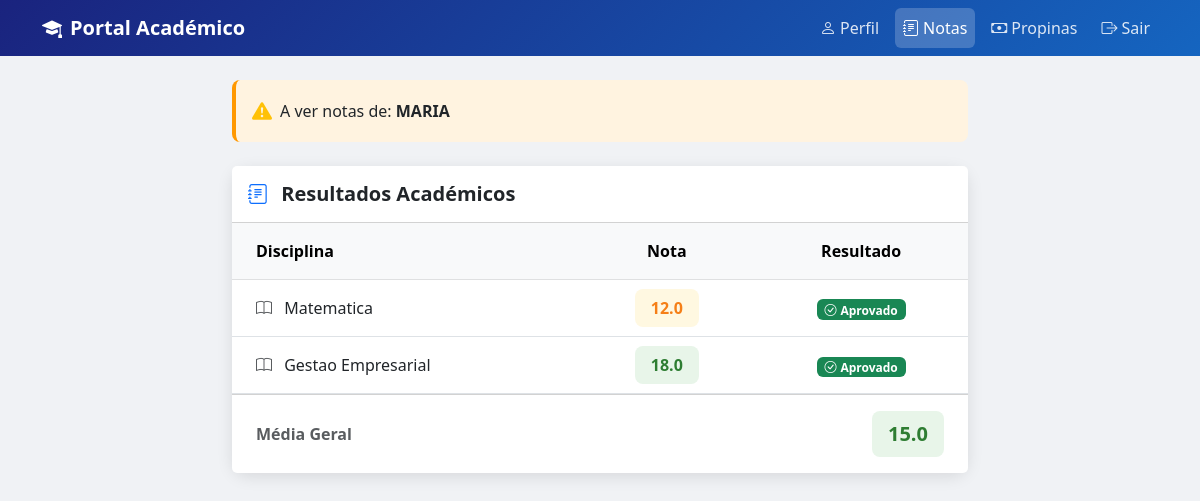
Page /notas (signed in) on the committed database.
### tables this page shows
CREATE TABLE alunos (
            id INTEGER PRIMARY KEY AUTOINCREMENT,
            nome TEXT NOT NULL,
            email TEXT NOT NULL,
            senha TEXT NOT NULL,
            curso TEXT NOT NULL,
            ano INTEGER NOT NULL
        );

CREATE TABLE notas (
            id INTEGER PRIMARY KEY AUTOINCREMENT,
            aluno_id INTEGER NOT NULL,
            disciplina TEXT NOT NULL,
            nota REAL NOT NULL
        );

### app.py (the view)
@app.route('/notas')
def notas():
    if 'aluno_id' not in session:
        return redirect(url_for('login'))
    aluno_id = request.args.get('aluno_id', session['aluno_id'])
    if int(aluno_id) != int(session['aluno_id']):
        return "Acesso negado. Não tens permissão para ver estes dados.", 403
    conn = get_db()
    cursor = conn.cursor()
    cursor.execute("SELECT * FROM notas WHERE aluno_id = ?", (aluno_id,))
    notas = cursor.fetchall()
    cursor.execute("SELECT nome FROM alunos WHERE id = ?", (aluno_id,))
    aluno = cursor.fetchone()
    conn.close()
    return render_template('notas.html', notas=notas, aluno=aluno)

### app.py (called while the page is built)
@app.after_request
def adicionar_headers(response):
    response.headers['X-Frame-Options'] = 'DENY'
    response.headers['X-Content-Type-Options'] = 'nosniff'
    response.headers['Content-Security-Policy'] = "default-src 'self' https://cdn.jsdelivr.net https://cdnjs.cloudflare.com; style-src 'self' 'unsafe-inline' https://cdn.jsdelivr.net; script-src 'self' 'unsafe-inline' https://cdn.jsdelivr.net; font-src 'self' https://cdn.jsdelivr.net"
    return response

def get_db():
    conn = sqlite3.connect('portal.db')
    conn.row_factory = sqlite3.Row
    return conn

### templates/notas.html (shortened to what this page needs)
<!DOCTYPE html>
<html lang="pt">
<head>
    <link href="https://cdn.jsdelivr.net/npm/bootstrap@5.3.0/dist/css/bootstrap.min.css" rel="stylesheet">
    <link href="https://cdn.jsdelivr.net/npm/bootstrap-icons@1.10.5/font/bootstrap-icons.css" rel="stylesheet">
</head>
<body>
    <nav class="navbar navbar-expand-lg navbar-dark mb-4">
        <div class="container">
            <a class="navbar-brand fw-bold" href="#">
                <i class="bi bi-mortarboard-fill me-2"></i>Portal Académico
            </a>
            <div class="navbar-nav ms-auto d-flex flex-row gap-2">
                <a class="nav-link nav-link-custom" href="/perfil">
                    <i class="bi bi-person me-1"></i>Perfil
                </a>
                <a class="nav-link nav-link-custom active" href="/notas">
                    <i class="bi bi-journal-text me-1"></i>Notas
                </a>
                <a class="nav-link nav-link-custom" href="/propinas">
                    <i class="bi bi-cash me-1"></i>Propinas
                </a>
                <a class="nav-link nav-link-custom" href="/logout">
                    <i class="bi bi-box-arrow-right me-1"></i>Sair
                </a>
            </div>
        </div>
    </nav>
    <div class="container">
        <div class="row justify-content-center">
            <div class="col-md-8">
                {% if aluno and aluno['nome'] %}
                <div class="aluno-alerta p-3 mb-4 d-flex align-items-center">
                    <i class="bi bi-exclamation-triangle-fill text-warning me-2 fs-5"></i>
                    <span>A ver notas de: <strong>{{ aluno['nome'] | upper }}</strong></span>
                </div>
                {% endif %}
                <div class="card">
                    <div class="card-header bg-white py-3">
                        <h5 class="fw-bold mb-0">
                            <i class="bi bi-journal-text text-primary me-2"></i>
                            Resultados Académicos
                        </h5>
                    </div>
                    <div class="card-body p-0">
                        {% if notas %}
                        <table class="table table-hover mb-0">
                            <thead class="table-light">
                                <tr>
                                    <th class="px-4 py-3">Disciplina</th>
                                    <th class="px-4 py-3 text-center">Nota</th>
                                    <th class="px-4 py-3 text-center">Resultado</th>
                                </tr>
                            </thead>
                            <tbody>
                                {% for nota in notas %}
                                <tr>
                                    <td class="px-4 py-3">
                                        <i class="bi bi-book text-muted me-2"></i>
                                        {{ nota['disciplina'] }}
                                    </td>
                                    <td class="px-4 py-3 text-center">
                                        <span class="nota-badge
                                            {% if nota['nota'] >= 14 %}nota-alta
                                            {% elif nota['nota'] >= 10 %}nota-media
                                            {% else %}nota-baixa{% endif %}">
                                            {{ nota['nota'] }}
                                        </span>
                                    </td>
                                    <td class="px-4 py-3 text-center">
                                        {% if nota['nota'] >= 10 %}
                                        <span class="badge bg-success">
                                            <i class="bi bi-check-circle me-1"></i>Aprovado
                                        </span>
                                        {% else %}
                                        <span class="badge bg-danger">
                                            <i class="bi bi-x-circle me-1"></i>Reprovado
                                        </span>
                                        {% endif %}
                                    </td>
                                </tr>
                                {% endfor %}
                            </tbody>
                        </table>
                        {% else %}
                        <div class="text-center py-5 text-muted">
                            <i class="bi bi-journal-x fs-1 mb-3 d-block"></i>
                            Nenhuma nota registada.
                        </div>
                        {% endif %}
                    </div>
                    {% if notas %}
                    <div class="card-footer bg-white py-3 px-4">
                        <div class="d-flex justify-content-between align-items-center">
                            <span class="text-muted fw-semibold">Média Geral</span>
                            <span class="nota-badge nota-alta fs-5">
                                {% set total = notas | sum(attribute='nota') %}
                                {% set media = total / notas | length %}
                                {{ "%.1f" | format(media) }}
                            </span>
                        </div>
                    </div>
                    {% endif %}
                </div>
            </div>
        </div>
    </div>
</body>
</html>

### templates/notas.html (style rules this page uses)
body { background-color: #f0f2f5; }
.navbar { background: linear-gradient(135deg, #1a237e, #1565c0); }
.card { border: none; border-radius: 16px; box-shadow: 0 4px 16px rgba(0,0,0,0.1); }
.nav-link-custom { color: rgba(255,255,255,0.85) !important; font-weight: 500; }
.nav-link-custom.active { color: white !important; background-color: rgba(255,255,255,0.2); border-radius: 6px; }
.nota-badge { font-size: 16px; font-weight: 700; padding: 8px 16px; border-radius: 8px; }
.nota-alta { background-color: #e8f5e9; color: #2e7d32; }
.nota-media { background-color: #fff8e1; color: #f57f17; }
.aluno-alerta { background-color: #fff3e0; border-left: 4px solid #ff9800; border-radius: 8px; }

### rows in the picture
alunos: nome "MARIA"
notas: disciplina "Matematica", nota "12.0", shows "Aprovado"
notas: disciplina "Gestao Empresarial", nota "18.0", shows "Aprovado"

### other values in the picture
{{ "%.1f" | format(media) }} "15.0"
